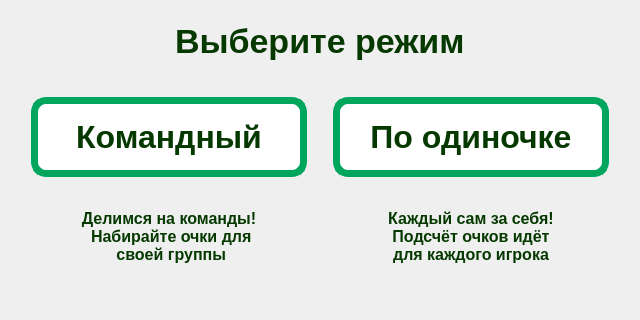
<?xml version="1.0" encoding="UTF-8"?>
<ui version="4.0">
 <class>RejimeSelector</class>
 <widget class="QWidget" name="RejimeSelector">
  <property name="geometry">
   <rect>
    <x>0</x>
    <y>0</y>
    <width>640</width>
    <height>320</height>
   </rect>
  </property>
  <property name="minimumSize">
   <size>
    <width>640</width>
    <height>320</height>
   </size>
  </property>
  <property name="maximumSize">
   <size>
    <width>640</width>
    <height>320</height>
   </size>
  </property>
  <property name="windowTitle">
   <string>Form</string>
  </property>
  <layout class="QVBoxLayout" name="verticalLayout">
   <item alignment="Qt::AlignHCenter">
    <widget class="QLabel" name="label">
     <property name="maximumSize">
      <size>
       <width>16777215</width>
       <height>60</height>
      </size>
     </property>
     <property name="styleSheet">
      <string notr="true">font-size: 34px;
font-weight: bold;
color: #053900;
background: transparent;</string>
     </property>
     <property name="text">
      <string>Выберите режим</string>
     </property>
    </widget>
   </item>
   <item>
    <widget class="QFrame" name="frame">
     <property name="styleSheet">
      <string notr="true">background: transparent;</string>
     </property>
     <property name="frameShape">
      <enum>QFrame::StyledPanel</enum>
     </property>
     <property name="frameShadow">
      <enum>QFrame::Raised</enum>
     </property>
     <layout class="QHBoxLayout" name="horizontalLayout">
      <item>
       <widget class="QFrame" name="frame_2">
        <property name="styleSheet">
         <string notr="true">background: transparent;</string>
        </property>
        <property name="frameShape">
         <enum>QFrame::StyledPanel</enum>
        </property>
        <property name="frameShadow">
         <enum>QFrame::Raised</enum>
        </property>
        <layout class="QVBoxLayout" name="verticalLayout_2">
         <item>
          <widget class="QPushButton" name="pushButton">
           <property name="styleSheet">
            <string notr="true">#pushButton{
	background: white;
	border: 7px solid #00A55E;
	border-radius: 15px;
	font-size: 32px;
	padding: 15px;
	font-weight: bold;
	color: #053900;
}

#pushButton::hover{
	background: #00A55E; 
	border: 7px solid #93B955; 
	border-radius: 15px; 
	font-size: 32px;
	font-weight: bold; 
	color: white;
}</string>
           </property>
           <property name="text">
            <string>Командный</string>
           </property>
          </widget>
         </item>
         <item>
          <widget class="QLabel" name="label_2">
           <property name="styleSheet">
            <string notr="true">font-size: 16px;
font-weight: bold;
color: #053900;
background: transparent;
</string>
           </property>
           <property name="text">
            <string>Делимся на команды!
 Набирайте очки для
 своей группы</string>
           </property>
           <property name="alignment">
            <set>Qt::AlignCenter</set>
           </property>
          </widget>
         </item>
        </layout>
       </widget>
      </item>
      <item>
       <widget class="QFrame" name="frame_3">
        <property name="styleSheet">
         <string notr="true">background: transparent;</string>
        </property>
        <property name="frameShape">
         <enum>QFrame::StyledPanel</enum>
        </property>
        <property name="frameShadow">
         <enum>QFrame::Raised</enum>
        </property>
        <layout class="QVBoxLayout" name="verticalLayout_3">
         <item>
          <widget class="QPushButton" name="pushButton_2">
           <property name="styleSheet">
            <string notr="true">#pushButton_2{
	background: white;
	border: 7px solid #00A55E;
	border-radius: 15px;
	font-size: 32px;
	padding: 15px;
	font-weight: bold;
	color: #053900;
}

#pushButton_2::hover{
	background: #00A55E; 
	border: 7px solid #93B955; 
	border-radius: 15px; 
	font-size: 32px;
	font-weight: bold; 
	color: white;
}</string>
           </property>
           <property name="text">
            <string>По одиночке</string>
           </property>
          </widget>
         </item>
         <item>
          <widget class="QLabel" name="label_3">
           <property name="styleSheet">
            <string notr="true">font-size: 16px;
font-weight: bold;
color: #053900;
background: transparent;</string>
           </property>
           <property name="text">
            <string>Каждый сам за себя! 
Подсчёт очков идёт 
для каждого игрока</string>
           </property>
           <property name="alignment">
            <set>Qt::AlignCenter</set>
           </property>
          </widget>
         </item>
        </layout>
       </widget>
      </item>
     </layout>
    </widget>
   </item>
  </layout>
 </widget>
 <resources/>
 <connections/>
</ui>
